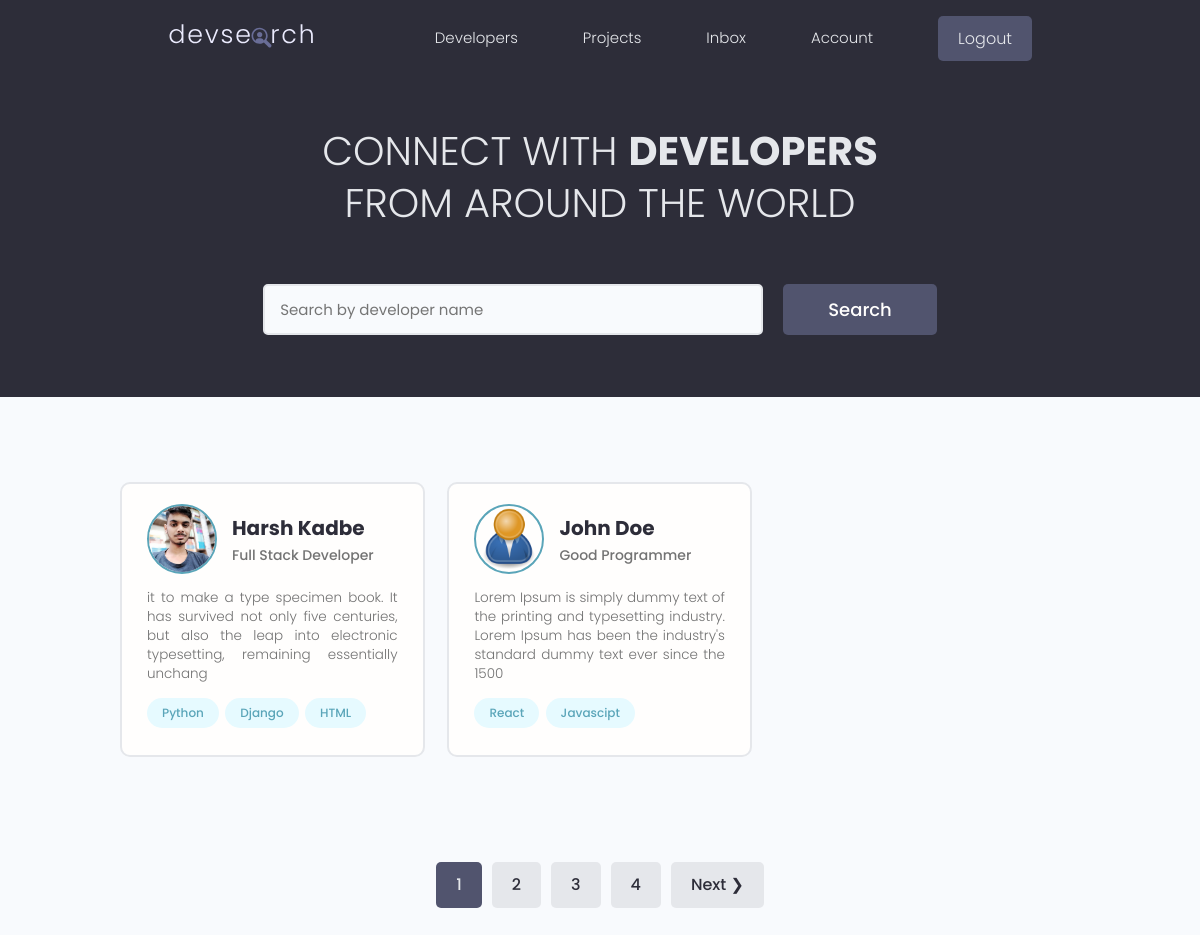
The app's page / (signed in) with its own data.
### users/models.py (models this page shows, shortened)
class Profile(models.Model):
    user = models.OneToOneField(User, on_delete=models.CASCADE, null=True, blank=True)
    name = models.CharField(max_length=200, blank=True, null=True)
    username = models.CharField(max_length=200, blank=True, null=True)
    location = models.CharField(max_length=200, blank=True, null=True)
    email = models.EmailField(max_length=500, blank=True, null=True)
    short_intro = models.CharField(max_length=200, blank=True, null=True)
    bio = models.TextField(blank=True, null=True)
    profile_image = models.ImageField(null=True, blank=True, upload_to='profiles/', default='profiles/user-default.png')
    social_github = models.CharField(max_length=200, blank=True, null=True)
    social_twitter = models.CharField(max_length=200, blank=True, null=True)
    social_linkedin = models.CharField(max_length=200, blank=True, null=True)
    social_youtube = models.CharField(max_length=200, blank=True, null=True)
    social_website = models.CharField(max_length=200, blank=True, null=True)
    created = models.DateTimeField(auto_now_add=True)
    id = models.UUIDField(default=uuid.uuid4, unique=True, primary_key=True, editable=False)
    @property
    def imageURL(self):
        try:
            url = self.profile_image.url
        except:
            url = ''
        return url
    class Meta:
        ordering = ['created']

class Skill(models.Model):
    owner = models.ForeignKey(Profile, on_delete=models.CASCADE, null=True, blank=True)
    name = models.CharField(max_length=200, blank=True, null=True)
    description = models.TextField(null=True, blank=True)
    created = models.DateTimeField(auto_now_add=True)
    id = models.UUIDField(default=uuid.uuid4, unique=True, primary_key=True, editable=False)
    def __str__(self):
        return str(self.name)

### users/views.py (the view)
# urls.py: path('', views.profiles, name="profiles"),
def profiles(request):
    profiles, search_query = searchProfiles(request)
    custom_range, profiles = paginateProfiles(request, profiles, 2)
    context = {'profiles': profiles, 'search_query':search_query, 'custom_range': custom_range}
    return render(request, 'users/profiles.html', context)

### users/utils.py (called while the page is built)
def paginateProfiles(request, profiles, results):
    page = request.GET.get('page')
    paginator = Paginator(profiles, results)
    try:
        profiles = paginator.page(page)
    except PageNotAnInteger:
        page = 1
        profiles = paginator.page(page)
    except EmptyPage:
        page = paginator.num_pages
        profiles = paginator.page(page)
    leftIndex = (int(page) - 4)
    if leftIndex < 1:
        leftIndex = 1
    rightIndex = (int(page) + 5)
    if rightIndex > paginator.num_pages:
        rightIndex = paginator.num_pages + 1
    custom_range = range(leftIndex, rightIndex)
    return custom_range, profiles

def searchProfiles(request):
    search_query = ''
    if request.GET.get('search_query'):
        search_query = request.GET.get('search_query')
    skills = Skill.objects.filter(name__icontains=search_query)
    profiles = Profile.objects.distinct().filter(
        Q(name__icontains=search_query) |
        Q(short_intro__icontains=search_query) |
        Q(skill__in = skills)
    )
    return profiles, search_query

### users/templates/users/profiles.html (shortened to what this page needs)
{% extends 'main.html' %}
{% block content %}
<main class="home">
    <section class="hero-section text-center">
      <div class="container container--narrow">
        <div class="hero-section__box">
          <h2>CONNECT WITH <span>DEVELOPERS</span></h2>
          <h2>FROM AROUND THE WORLD</h2>
        </div>
        <div class="hero-section__search">
          <form id="searchForm" class="form" action="{% url 'profiles' %}" method="get">
            <div class="form__field">
              <input class="input input--text" id="formInput#search" type="text" name="search_query"
                value="{{search_query}}" placeholder="Search by developer name" />
            </div>
            <input class="btn btn--sub btn--lg" type="submit" value="Search" />
          </form>
        </div>
      </div>
    </section>
    <section class="devlist">
      <div class="container">
        <div class="grid grid--three">
          {% for profile in profiles %}
          <div class="column card">
            <div class="dev">
              <a href=" {% url 'user-profile' profile.id %} " class="card__body">
                <div class="dev__profile">
                  <img class="avatar avatar--md" src=" {{profile.imageURL}} " alt="image" />
                  <div class="dev__meta">
                    <h3>{{profile.name}}</h3>
                    <h5>{{profile.short_intro}}</h5>
                  </div>
                </div>
                <p class="dev__info">{{profile.bio|slice:"150"}}</p>
                <div class="dev__skills">
                  {% for skill in profile.skill_set.all|slice:"5" %}
                  <span class="tag tag--pill tag--main">
                    <small>{{skill}}</small>
                  </span>
                  {% endfor %}
                </div>
              </a>
            </div>
          </div>
          {% endfor %}
        </div>
      </div>
    </section>
    {% include 'pagination.html' with queryset=profiles custom_range=custom_range %}
  </main>
{% endblock content %}

### static/styles/app.css (style rules this page uses)
:root { --color-sub: #2d2d39; }
.btn--sub { background-color: var(--color-sub-light); }
.card { border: 2px solid var(--color-light); }
img { width: 100%; }
.hero-section { height: 40vh; display: flex; align-items: center; background-color: var(--color-sub); }
.hero-section__box { margin-bottom: 4rem; }
.hero-section__box > h2, .hero-section__box > h2 > span { font-size: 4rem; color: var(--color-light); line-height: 1.3; text-transform: uppercase; }
.hero-section__box > h2 { font-weight: 300; }
.hero-section__box > h2 > span { font-weight: 700; }
.hero-section__search > .form { display: flex; align-items: center; justify-content: center; gap: 2rem; }
.hero-section__search > .form input.input--text { width: 50rem; }
.devlist { margin-top: 8rem; }
.devlist .grid { align-items: stretch; }
.devlist .dev .dev__profile { display: flex; align-items: center; gap: 1.5rem; }
.devlist .dev .dev__meta h3 { color: var(--color-sub); font-size: 2rem; font-weight: 700; }
.devlist .dev .dev__meta h5 { color: var(--color-text); font-size: 1.4rem; font-weight: 500; }
.devlist .dev .dev__info { margin: 1.5rem 0; font-size: 1.35rem; line-height: 1.4; text-align: justify; }

### static/uikit/styles/modules/_variables.css (style rules this page uses)
:root { --color-main: #5aa5b9; --color-main-light: #e6faff; --color-sub: #3f4156; --color-sub-light: #51546e; --color-sub-lighter: #ededfd; --color-text: #737373; --color-gray: #8b8b8b; --color-light: #e5e7eb; --color-light-gray: #767676; --color-bg: #f8fafd; --color-white: #fffefd; --color-white-light: #f3f3f3; --color-success: #359e64; --color-success-bg: #def8e8; --color-error: #fc4b0b; --color-error-bg: #fff2ee; --font-base: 'Poppins', arial, helvetica, 'Segoe UI', roboto, ubuntu, sans-serif; --font-monospace: 'Fira Code', 'Courier New', courier, monospace; --font-regular: 300; --font-medium: 500; --font-bold: 700; --generic-shadow: 1px 1px 5px #00000010; --generic-transition: all 0.3s ease-in-out; }

### static/uikit/styles/modules/_base.css (style rules this page uses)
* { margin: 0; padding: 0; box-sizing: border-box; text-rendering: optimizeLegibility; color: inherit; font-size: inherit; }
html { font-size: 50%; }
@media only screen and (min-width: 480px) { html { font-size: 56.25%; } }
@media only screen and (min-width: 1200px) { html { font-size: 62.5%; } }
body { line-height: 1.6; font-weight: 400; font-size: 1.5rem; color: var(--color-text); background-color: var(--color-bg); min-height: 100vh; }

### static/uikit/styles/modules/_typography.css (style rules this page uses)
* { font-family: var(--font-base); }
h2 { font-size: 3.6rem; font-weight: var(--font-bold); }
h3 { font-size: 3.2rem; font-weight: var(--font-medium); }
h5 { font-size: 2.4rem; font-weight: var(--font-medium); }
h5, h6 { font-weight: var(--font-regular); }
p, span, strong { font-size: 1.6rem; color: var(--color-text); font-weight: var(--font-regular); }
a { padding-bottom: 2px; text-decoration: none; display: inline-block; color: var(--color-main); font-weight: var(--font-medium); }

### static/uikit/styles/modules/_utilities.css (style rules this page uses)
.container { width: 92%; max-width: 165rem; margin: 0 auto; box-sizing: border-box; }
.container--narrow { width: 92%; max-width: 120rem; }
@media screen and (min-width: 1000px) { .container { width: 90%; } }
@media screen and (min-width: 1000px) { .container--narrow { width: 85%; } }
@media screen and (min-width: 1200px) { .container { width: 80%; } }
@media screen and (min-width: 1200px) { .container--narrow { width: 72%; } }
.text-center { text-align: center; }

### static/uikit/styles/modules/_avatar.css (style rules this page uses)
.avatar { border-radius: 50%; border: 2px solid var(--color-main); object-fit: cover; }
.avatar--md { height: 7rem; width: 7rem; }

### static/uikit/styles/modules/_button.css (style rules this page uses)
.btn { display: inline-block; position: relative; cursor: pointer; background-color: var(--color-light); font-weight: var(--font-medium); color: var(--color-sub); text-decoration: none; padding: 1rem 2rem; border-radius: 0.5rem; border: none; width: -webkit-fit-content; width: -moz-fit-content; width: fit-content; height: -webkit-fit-content; height: -moz-fit-content; height: fit-content; font-size: 1.6rem; outline-width: 0; outline-color: transparent; -webkit-backface-visibility: hidden; backface-visibility: hidden; transition: all 0.3s ease-in-out; }
.btn--sub { background-color: var(--color-sub); color: var(--color-white); }
.btn--lg { font-size: 1.8rem; padding: 1.2rem 4.5rem; }

### static/uikit/styles/modules/_card.css (style rules this page uses)
.card { border-radius: 1rem; background-color: var(--color-white); border: 1.5px solid var(--color-light); width: auto; height: auto; margin-top: 0.5rem; margin-bottom: 0.5rem; overflow: hidden; }
.card__body, .card__header { padding: 2rem 2.5rem; }

### records on screen
Profile: imageURL (picture), name "Harsh Kadbe", short_intro "Full Stack Developer", bio "it to make a type specimen book. It has survived not only five centuries, but also the leap into electronic typesetting, remaining essentially unchang"
Skill: name "Python"
Skill: name "Django"
Skill: name "HTML"
Profile: imageURL (placeholder picture), name "John Doe", short_intro "Good Programmer", bio "Lorem Ipsum is simply dummy text of the printing and typesetting industry. Lorem Ipsum has been the industry's standard dummy text ever since the 1500"
Skill: name "React"
Skill: name "Javascipt"

### other values on screen
{{ page }} "1"
{{ page }} "2" "3" "4"
